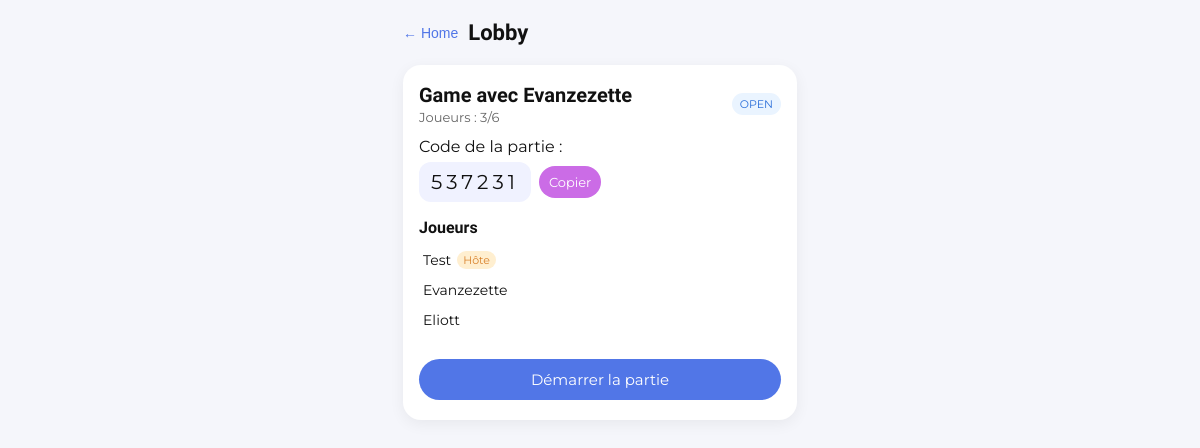
/game_lobby.php?id=4 (signed in), run on the app's committed database.
### tables this page shows
CREATE TABLE `game_session` (
  `id` int NOT NULL,
  `host_id` int NOT NULL,
  `code` char(6) NOT NULL,
  `nom` varchar(100) DEFAULT NULL,
  `created_at` datetime DEFAULT CURRENT_TIMESTAMP,
  `finished_at` datetime DEFAULT NULL,
  `duration_seconds` int DEFAULT NULL,
  `status` enum('open','in_progress','finished') DEFAULT 'open'
);

CREATE TABLE `game_players` (
  `id` int NOT NULL,
  `game_id` int NOT NULL,
  `user_id` int NOT NULL,
  `total_points` int DEFAULT '0',
  `manches_gagnees` int DEFAULT '0',
  `position_finale` smallint DEFAULT NULL,
  `added_at` datetime DEFAULT CURRENT_TIMESTAMP
);

CREATE TABLE `joueurs` (
  `user_id` int NOT NULL,
  `nom` varchar(50) NOT NULL,
  `email` varchar(100) NOT NULL,
  `mot_de_passe` varchar(255) NOT NULL,
  `points_totaux` int DEFAULT '0',
  `victoires_totales` int DEFAULT '0',
  `date_creation` datetime DEFAULT CURRENT_TIMESTAMP,
  `avatar_path` varchar(255) DEFAULT NULL
);

### game_lobby.php (the view, shortened to what this page needs)
<?php
require 'db.php';
$currentUserId = (int) $_SESSION['user_id'];
$gameId = isset($_GET['id']) ? (int) $_GET['id'] : 0;
$stmt = $db->prepare("
    SELECT g.id, g.host_id, g.code, g.nom, g.status, g.created_at
    FROM game_session g
    WHERE g.id = ?
");
$stmt->execute([$gameId]);
$game = $stmt->fetch(PDO::FETCH_ASSOC);
$isHost = ((int) $game['host_id'] === $currentUserId);
$playersStmt = $db->prepare("
    SELECT gp.user_id, j.nom
    FROM game_players gp
    JOIN joueurs j ON j.user_id = gp.user_id
    WHERE gp.game_id = ?
    ORDER BY gp.id ASC
");
$playersStmt->execute([$gameId]);
$players = $playersStmt->fetchAll(PDO::FETCH_ASSOC);
$nbPlayers = count($players);
?>
<!DOCTYPE html>
<html lang="fr">
<head>
    <link rel="stylesheet" href="game.css">
</head>
<body class="game-page">
<div class="game-container">
    <header class="game-header">
        <button class="game-back-btn" onclick="window.location.href='home.php'">
            ← Home
        </button>
        <h1 class="title-font">Lobby</h1>
    </header>
    <section class="game-card">
        <div class="game-info-header">
            <div>
                <h2 class="game-name title-font">
                    <?php echo htmlspecialchars($game['nom'] ?: 'Partie Surf It'); ?>
                </h2>
                <div class="text-font game-sub-info">
                    Joueurs : <?php echo $nbPlayers; ?>/6
                </div>
            </div>
            <span class="game-status text-font game-status-<?php echo htmlspecialchars($game['status']); ?>">
                <?php echo strtoupper($game['status']); ?>
            </span>
        </div>
        <div class="game-code-block">
            <span class="text-font">Code de la partie :</span>
            <div class="game-code-row">
                <span class="game-code"><?php echo htmlspecialchars($game['code']); ?></span>
                <button type="button" class="copy-code-btn text-font"
                        onclick="navigator.clipboard.writeText('<?php echo htmlspecialchars($game['code']); ?>')">
                    Copier
                </button>
            </div>
        </div>
        <div class="game-players">
            <h3 class="title-font">Joueurs</h3>
            <ul>
                <?php foreach ($players as $p): ?>
                    <li class="text-font">
                        <?php echo htmlspecialchars($p['nom']); ?>
                        <?php if ((int) $p['user_id'] === (int) $game['host_id']): ?>
                            <span class="host-tag">Hôte</span>
                        <?php endif; ?>
                    </li>
                <?php endforeach; ?>
            </ul>
        </div>
        <?php if ($isHost): ?>
            <div class="game-actions-lobby">
                <form method="POST">
                    <button type="submit" class="btn-primary text-font"
                        <?php echo ($nbPlayers < 2) ? 'disabled style="opacity:0.6;cursor:not-allowed;"' : ''; ?>>
                        Démarrer la partie
                    </button>
                </form>
            </div>
        <?php endif; ?>
    </section>
</div>
</body>
</html>

### game.css (style rules this page uses)
:root { --primary-color: #5176E7; --primary-color2: #9ADBE1; --secondary-color: #CB6CE6; --secondary-color2: #B268C5; }
* { box-sizing: border-box; margin: 0; padding: 0; }
body.game-page { font-family: 'Montserrat', sans-serif; background: #F5F6FB; color: #111; }
.title-font { font-family: 'Baloo 2', cursive; }
.text-font { font-family: 'Montserrat', sans-serif; }
.game-container { max-width: 430px; margin: 0 auto; min-height: 100vh; padding: 20px 18px 30px; }
.game-header { display: flex; align-items: center; gap: 10px; margin-bottom: 20px; }
.game-header h1 { font-size: 22px; }
.game-back-btn { border: none; background: transparent; font-size: 14px; cursor: pointer; color: #5176E7; }
.btn-primary { margin-top: 8px; width: 100%; padding: 11px 0; border-radius: 999px; border: none; background: var(--primary-color); color: #FFFFFF; font-size: 15px; cursor: pointer; }
.game-card { background: #FFFFFF; padding: 18px 16px 20px; border-radius: 18px; box-shadow: 0 4px 15px rgba(0,0,0,0.06); }
.game-info-header { display: flex; align-items: center; justify-content: space-between; margin-bottom: 12px; }
.game-name { font-size: 20px; }
.game-sub-info { font-size: 13px; color: #666; margin-top: 2px; }
.game-status { font-size: 11px; padding: 4px 8px; border-radius: 999px; }
.game-status-open { background: #EAF4FF; color: #2C6FD9; }
.game-code-block { margin-top: 8px; margin-bottom: 16px; }
.game-code-row { display: flex; align-items: center; gap: 8px; margin-top: 6px; }
.game-code { font-size: 20px; letter-spacing: 0.2em; background: #F0F2FF; padding: 8px 12px; border-radius: 12px; }
.copy-code-btn { border-radius: 999px; border: none; background: var(--secondary-color); color: #FFFFFF; padding: 8px 10px; font-size: 13px; cursor: pointer; }
.game-players h3 { margin-bottom: 8px; font-size: 16px; }
.game-players ul { list-style: none; padding-left: 0; }
.game-players li { padding: 6px 4px; font-size: 14px; display: flex; align-items: center; gap: 6px; }
.host-tag { font-size: 11px; padding: 2px 6px; border-radius: 999px; background: #FFEFD0; color: #D9822C; }
.game-actions-lobby { margin-top: 16px; }

### data on the page
game_session: nom "Game avec Evanzezette", status "OPEN", code "537231"
game_players: user.nom "Test", shows "Hôte"
game_players: user.nom "Evanzezette"
game_players: user.nom "Eliott"

### other printed values
$nbPlayers "3"
